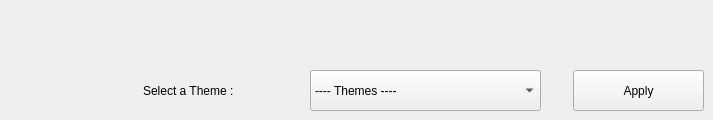
    <widget class="QWidget" name="tab_4">
     <attribute name="title">
      <string>Settings</string>
     </attribute>
     <widget class="QPushButton" name="btn_apply">
      <property name="geometry">
       <rect>
        <x>573</x>
        <y>70</y>
        <width>131</width>
        <height>41</height>
       </rect>
      </property>
      <property name="text">
       <string>Apply</string>
      </property>
     </widget>
     <widget class="QLabel" name="label_8">
      <property name="geometry">
       <rect>
        <x>143</x>
        <y>70</y>
        <width>121</width>
        <height>41</height>
       </rect>
      </property>
      <property name="text">
       <string>Select a Theme :</string>
      </property>
     </widget>
     <widget class="QComboBox" name="cmb_box_themes">
      <property name="geometry">
       <rect>
        <x>310</x>
        <y>70</y>
        <width>231</width>
        <height>41</height>
       </rect>
      </property>
      <item>
       <property name="text">
        <string>---- Themes ----</string>
       </property>
      </item>
      <item>
       <property name="text">
        <string>Q Dark</string>
       </property>
      </item>
      <item>
       <property name="text">
        <string>Dark Gray</string>
       </property>
      </item>
      <item>
       <property name="text">
        <string>Dark Blue</string>
       </property>
      </item>
      <item>
       <property name="text">
        <string>Dark Orange</string>
       </property>
      </item>
     </widget>
    </widget>
